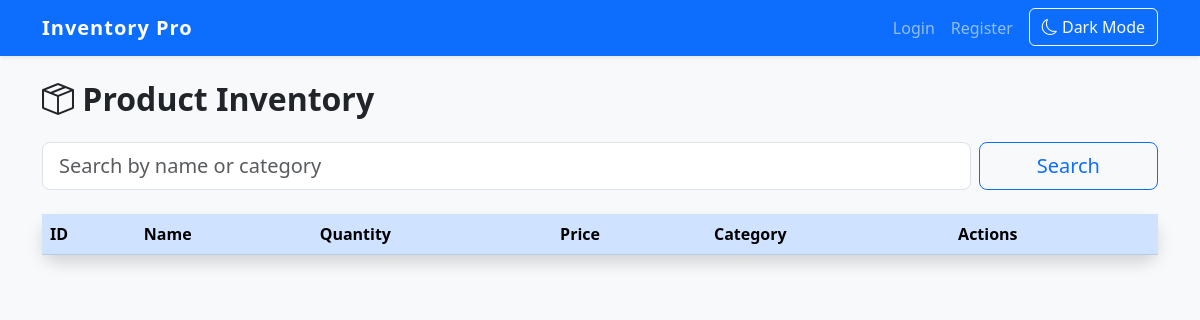
/products, run on an earlier commit of the app's database.
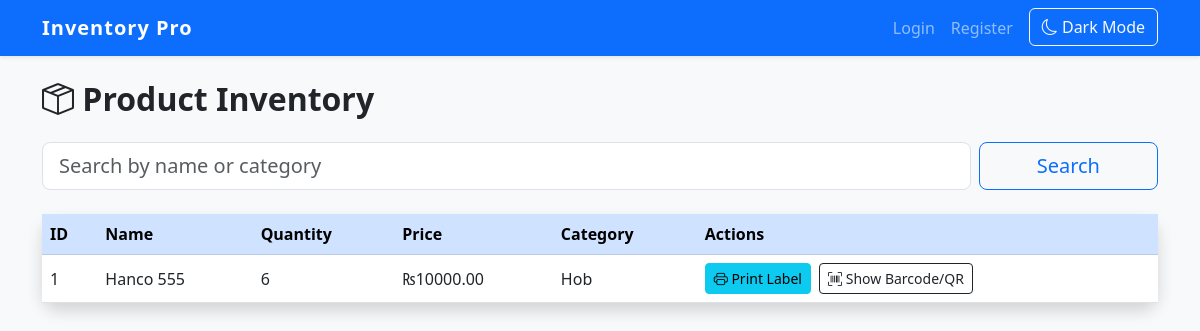
And on a later commit of the database.
### app/models.py (models this page shows)
class Product(db.Model):
    id = db.Column(db.Integer, primary_key=True)
    name = db.Column(db.String(128), nullable=False)
    quantity = db.Column(db.Integer, default=0)
    price = db.Column(db.Float, default=0.0)         # Selling price
    cost_price = db.Column(db.Float, default=0.0)      # <-- Add this line
    barcode = db.Column(db.String(128), unique=True)  # <-- Add this line
    model_number = db.Column(db.String(128))  # Optional: add this line
    category_id = db.Column(db.Integer, db.ForeignKey('category.id'))

class Category(db.Model):
    id = db.Column(db.Integer, primary_key=True)
    name = db.Column(db.String(50), unique=True, nullable=False)
    products = db.relationship('Product', backref='category', lazy=True)

### app/routes.py (the view)
@main.route('/products')
def view_products():
    search = request.args.get('search', '').strip()
    products_query = Product.query
    if search:
        products_query = products_query.join(Category, isouter=True).filter(
            (Product.name.ilike(f'%{search}%')) |
            (Category.name.ilike(f'%{search}%'))
        )
    products = products_query.all()
    total_value = sum(p.quantity * p.price for p in products)
    return render_template('products.html', products=products, total_value=total_value, search=search)

### app/templates/products.html (shortened to what this page needs)
{% extends 'base.html' %}
{% block content %}
<div class="d-flex justify-content-between align-items-center mb-4">
    <h2 class="mb-0 fw-bold"><i class="bi bi-box-seam"></i> Product Inventory</h2>
</div>
<form method="get" class="mb-4 row g-2" action="{{ url_for('main.view_products') }}">
    <div class="col-md-10">
        <input type="text" name="search" class="form-control form-control-lg" placeholder="Search by name or category" value="{{ search or '' }}">
    </div>
    <div class="col-md-2">
        <button type="submit" class="btn btn-outline-primary w-100 btn-lg">Search</button>
    </div>
</form>
<div class="card shadow border-0">
    <div class="card-body p-0">
        <div class="table-responsive">
            <table class="table table-hover mb-0 align-middle">
                <thead class="table-primary">
                    <tr>
                        <th>ID</th>
                        <th>Name</th>
                        <th>Quantity</th>
                        <th>Price</th>
                        <th>Category</th>
                        <th>Actions</th>
                    </tr>
                </thead>
                <tbody>
                    {% for p in products %}
                    <tr>
                        <td>{{ p.id }}</td>
                        <td>{{ p.name }}</td>
                        <td>{{ p.quantity }}</td>
                        <td>₨{{ "%.2f"|format(p.price) }}</td>
                        <td>{{ p.category.name if p.category else '' }}</td>
                        <td>
                            <a href="{{ url_for('main.print_label', product_id=p.id) }}" class="btn btn-sm btn-info me-1"><i class="bi bi-printer"></i> Print Label</a>
                            <button type="button" class="btn btn-outline-dark btn-sm"
    onclick="showBarcode({{ p.id }}, {{ p.name|tojson }})">
    <i class="bi bi-upc-scan"></i> Show Barcode/QR
</button>
                        </td>
                    </tr>
                    {% endfor %}
                </tbody>
            </table>
        </div>
    </div>
</div>
{% endblock %}

### app/templates/base.html (shortened to what this page needs)
<!DOCTYPE html>
<html lang="en">
<head>
    <link href="https://cdn.jsdelivr.net/npm/bootstrap@5.3.0/dist/css/bootstrap.min.css" rel="stylesheet">
    <link rel="stylesheet" href="https://cdn.jsdelivr.net/npm/bootstrap-icons@1.11.3/font/bootstrap-icons.min.css">
</head>
<body>
    <nav class="navbar navbar-expand-lg navbar-dark bg-primary shadow-sm">
        <div class="container">
            <a class="navbar-brand" href="{{ url_for('main.home') }}">Inventory Pro</a>
            <div class="collapse navbar-collapse" id="navbarNav">
                <ul class="navbar-nav ms-auto">
                    {% if session.get('user_id') %}
                        <li class="nav-item">
                            <a class="nav-link" href="{{ url_for('main.home') }}">
                                <i class="bi bi-house"></i> Dashboard
                            </a>
                        </li>
                        <li class="nav-item dropdown">
                            <a class="nav-link dropdown-toggle" href="#" id="navbarDropdown" role="button" data-bs-toggle="dropdown" aria-expanded="false">
                                Menu
                            </a>
                            <ul class="dropdown-menu dropdown-menu-end" aria-labelledby="navbarDropdown">
                                <li><a class="dropdown-item" href="{{ url_for('main.view_products') }}">Products</a></li>
                                <li><a class="dropdown-item" href="{{ url_for('main.pos') }}">POS</a></li>
                                <li><a class="dropdown-item" href="{{ url_for('main.sales_history') }}">Sales History</a></li>
                                <li><a class="dropdown-item" href="{{ url_for('main.settings') }}">Settings</a></li>
                                {% if session.get('role') == 'admin' %}
                                    <li><a class="dropdown-item" href="{{ url_for('main.admin_only_view') }}">Admin Panel</a></li>
                                {% endif %}
                                <li><hr class="dropdown-divider"></li>
                                <li><a class="dropdown-item text-danger" href="{{ url_for('main.logout') }}">Logout</a></li>
                            </ul>
                        </li>
                        <li class="nav-item">
                            <button id="theme-toggle" class="btn btn-outline-light ms-2" type="button">
                                <i class="bi bi-moon"></i> Dark Mode
                            </button>
                        </li>
                    {% else %}
                        <li class="nav-item">
                            <a class="nav-link" href="{{ url_for('main.login') }}">Login</a>
                        </li>
                        <li class="nav-item">
                            <a class="nav-link" href="{{ url_for('main.register') }}">Register</a>
                        </li>
                        <li class="nav-item">
                            <button id="theme-toggle" class="btn btn-outline-light ms-2" type="button">
                                <i class="bi bi-moon"></i> Dark Mode
                            </button>
                        </li>
                    {% endif %}
                </ul>
            </div>
        </div>
    </nav>
    <div class="container py-4">
        {% block content %}{% endblock %}
    </div>
</body>
</html>

### app/templates/base.html (style rules this page uses)
body { background-color: #f8f9fa; }
.navbar-brand { font-weight: bold; letter-spacing: 1px; }
.card { border-radius: 1rem; }
.table thead th { vertical-align: middle; }

What changed in the data, as far as the page shows it:
added Product: id "1", name "Hanco 555", quantity "6", price "10000.00", category "Hob"
